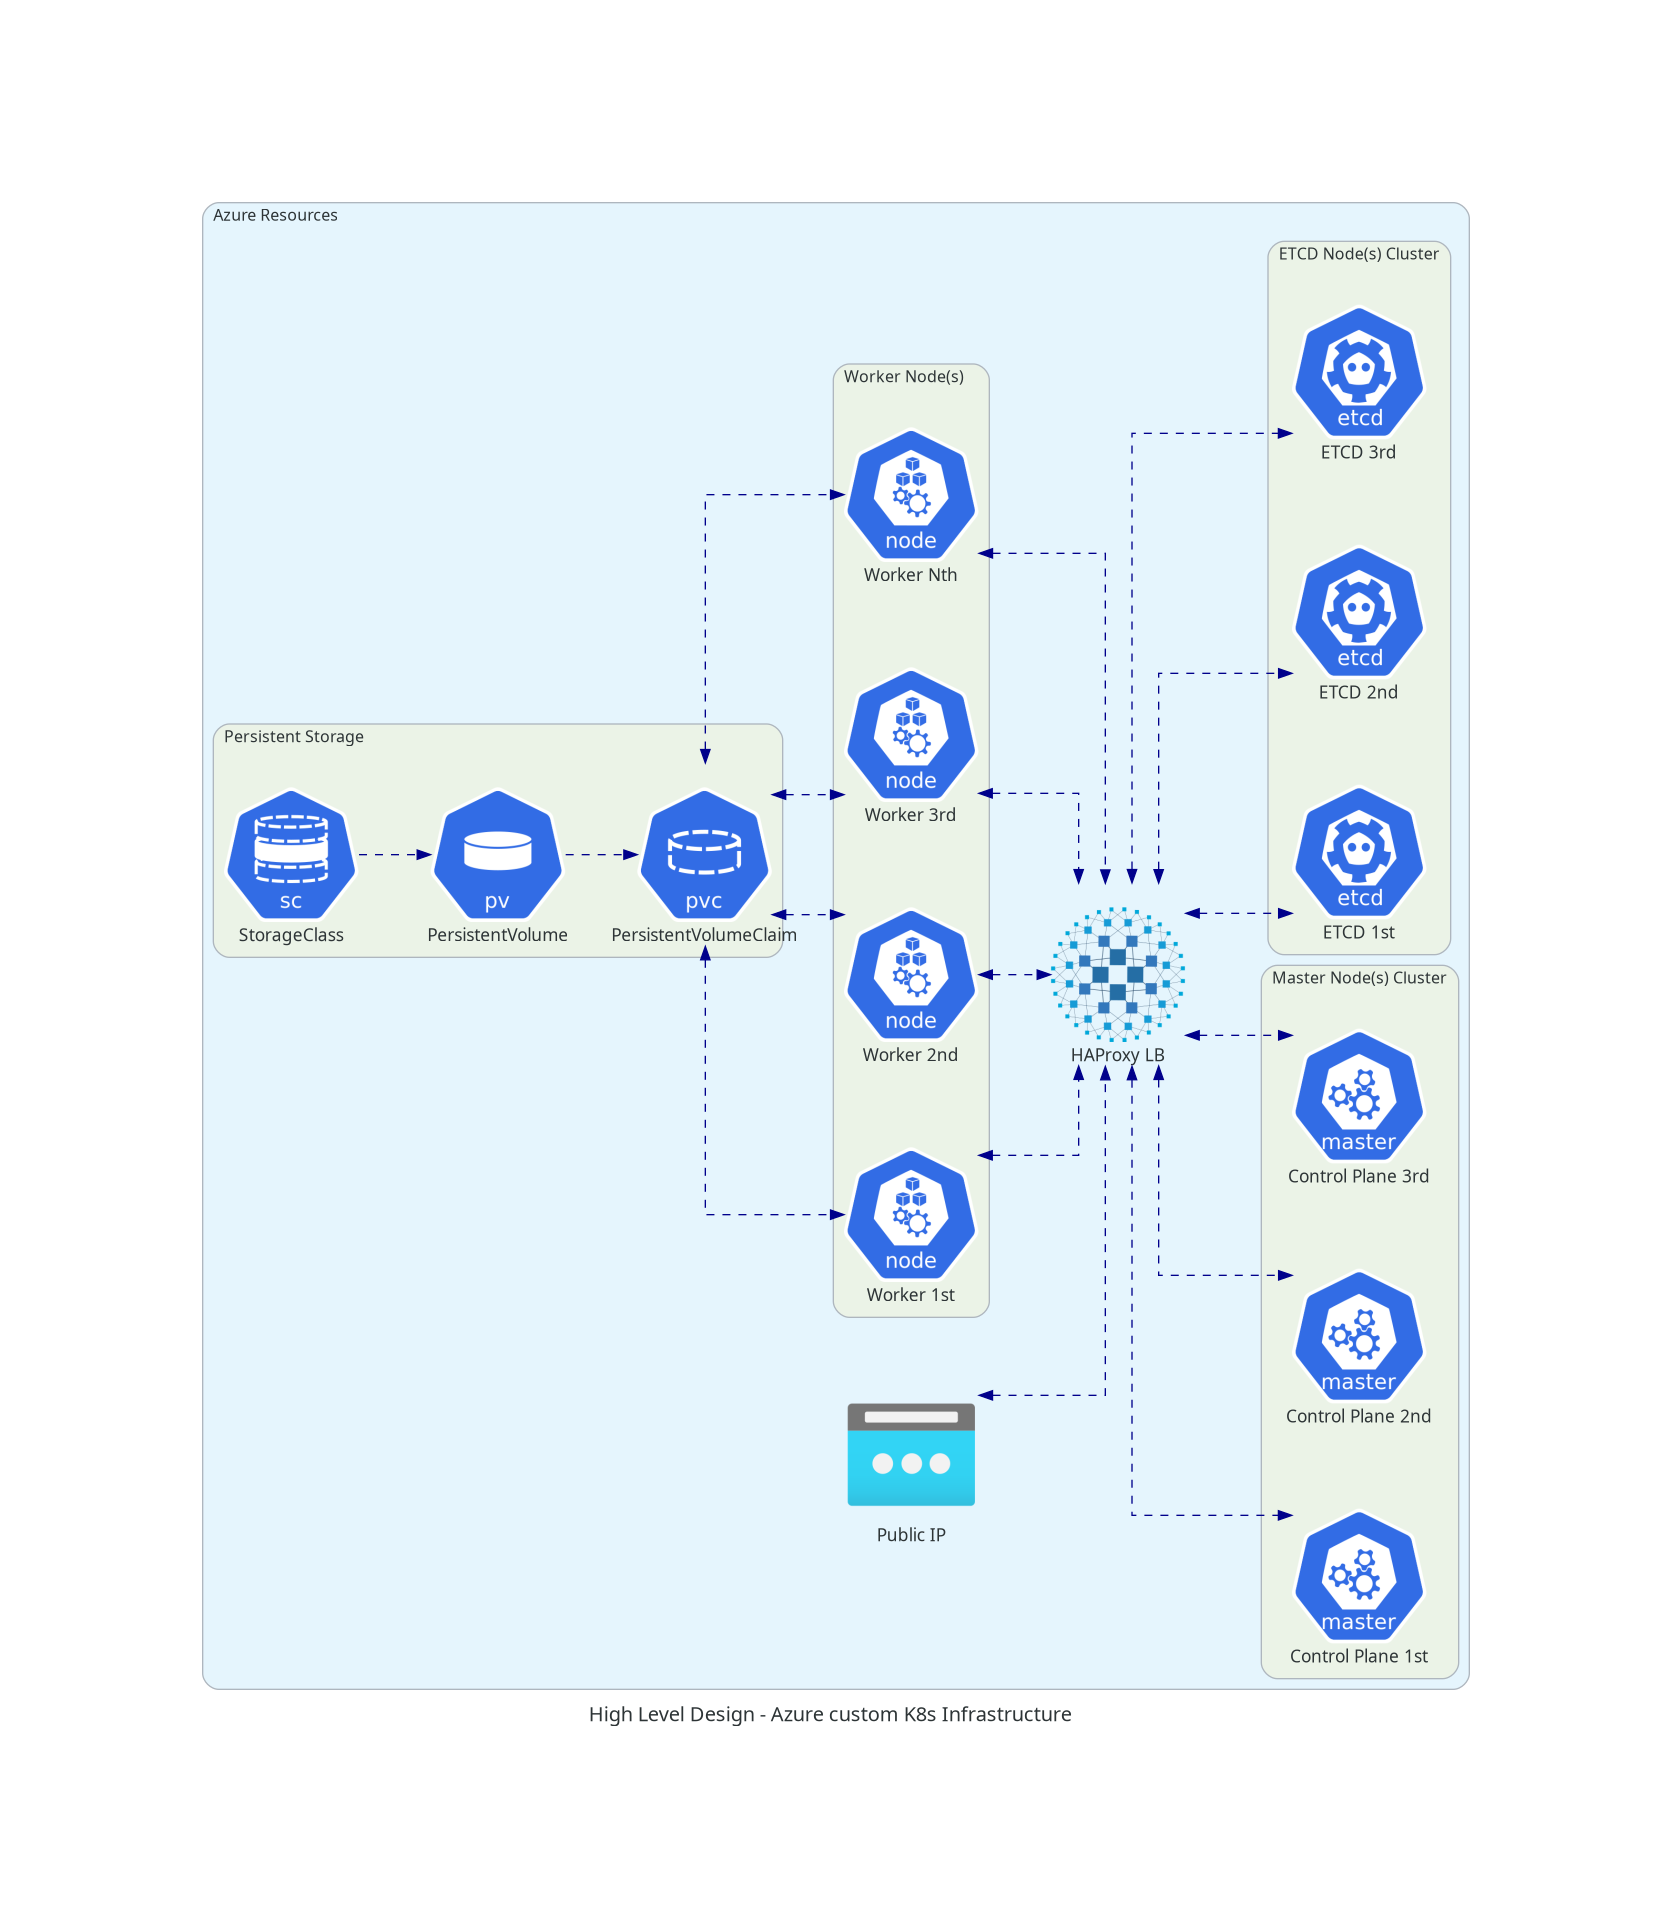

Generate this figure with Python:
from diagrams import Diagram, Cluster, Edge
from diagrams.onprem.network import Haproxy
from diagrams.k8s.infra import Master, Node, ETCD
from diagrams.azure.network import PublicIpAddresses
from diagrams.k8s.storage import StorageClass, PersistentVolume, PersistentVolumeClaim

with (((Diagram("High Level Design - Azure custom K8s Infrastructure",
                show=False,
                # direction="TB",
                filename="hldExternalEtcdInfra",
                graph_attr={"bgcolor": "transparent"})))):
    with Cluster("Azure Resources"):
        publicIp = PublicIpAddresses("Public IP")
        lb = Haproxy("HAProxy LB")

        with Cluster("Master Node(s) Cluster"):
            masterNodes = [Master("Control Plane 3rd"),
                           Master("Control Plane 2nd"),
                           Master("Control Plane 1st")]

        with Cluster("ETCD Node(s) Cluster"):
            etcdNodes = [ETCD("ETCD 3rd"),
                         ETCD("ETCD 2nd"),
                         ETCD("ETCD 1st")]

        with Cluster("Worker Node(s)"):
            workerNodes = [Node("Worker Nth"),
                           Node("Worker 3rd"),
                           Node("Worker 2nd"),
                           Node("Worker 1st")]

        with Cluster("Persistent Storage"):
            storageClass = StorageClass("StorageClass")
            persistentVolume = PersistentVolume("PersistentVolume")
            persistentVolumeClaim = PersistentVolumeClaim("PersistentVolumeClaim")

    storageClass >> Edge(color="darkblue", style="dashed") >> persistentVolume
    persistentVolume >> Edge(color="darkblue", style="dashed") >> persistentVolumeClaim
    persistentVolumeClaim >> Edge(color="darkblue", style="dashed") << workerNodes

    publicIp >> Edge(color="darkblue", style="dashed") << lb
    workerNodes >> Edge(color="darkblue", style="dashed") << lb

    lb >> Edge(color="darkblue", style="dashed") << masterNodes
    lb >> Edge(color="darkblue", style="dashed") << etcdNodes
